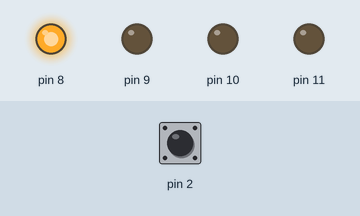
A sketch run on a simulated Arduino Uno, built with avr-gcc and run on an emulated ATmega328P. Shown: output pins drawn as LEDs (lit = HIGH). The inputs (shaded band) are chosen by the test bench; at power-on: pin 2 HIGH.

Above: at 0.05 s.
At 0.35 s:
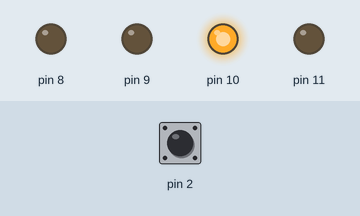
At 0.75 s:
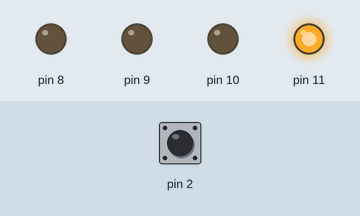
At 1.45 s:
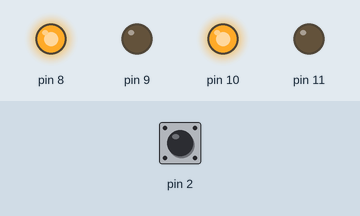
At 2.15 s:
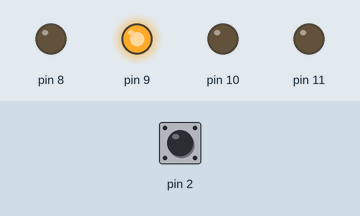
At 2.85 s:
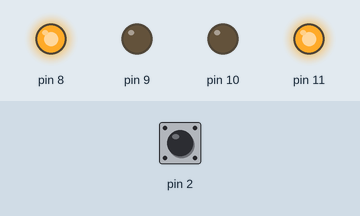
Timing chart, 0 to 3.1 s (numbered marks = the images above):
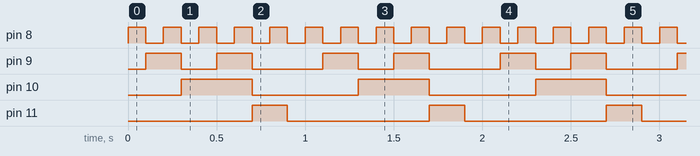

The sketch:

segment-atmega.ino
```cpp
volatile int digit = 0;

#define SECOND 62500

void setup() {
    // Set PB0-PB3 to output
    DDRB = 15;

    // Enable INT0 on falling edge
    EICRA = (1 << ISC01);
    // Enable interrupt for INT0
    EIMSK = (1 << INT0);
    // PD2 to input
    DDRD &= ~(1 << DDD2);
    PORTD |= (1 << PORTD2);

    // CTC mode, pre-scaler at 256
    TCCR1A = 0;
    TCCR1B = (1 << WGM12) | (1 << CS12);
    // Compare register A value
    OCR1A = SECOND/10;
    // Enable compare A interrupt for timer 1
    TIMSK1 = (1 << OCIE1A);

    sei();
    Serial.begin(9600);
}

void loop() {
    PORTB = digit;
}

ISR(INT0_vect) {
    digit = 0;
    // Reset timer counter
    TCNT1 = 0;
    // Clear timer interrupt flag
    TIFR1 |= (1 << OCF1A);
}

ISR(TIMER1_COMPA_vect) {
    if (++digit == 10)
        digit = 0;
}
```

Measured:
- by itself, pin 8: alternates HIGH for 0.10 s and LOW for 0.10 s
- by itself, pin 9: repeats every 1.0 s: LOW 0.20 s, HIGH 0.20 s, LOW 0.40 s, HIGH 0.20 s
- by itself, pin 10: alternates HIGH for 0.40 s and LOW for 0.60 s
- by itself, pin 11: alternates HIGH for 0.20 s and LOW for 0.80 s
